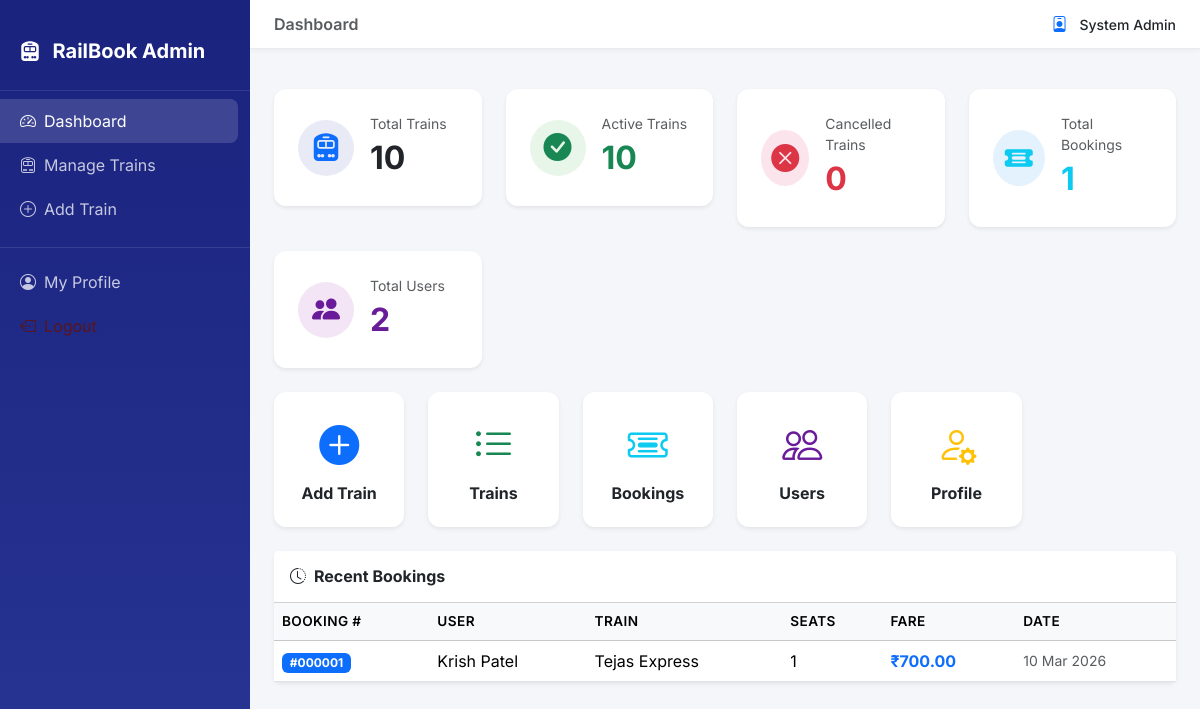
Screenshot of /admin/dashboard (signed in) with the database file from the repository.
### models/admin.py (models this page shows, shortened)
class Admin(db.Model):
    __tablename__ = 'admins'
    id            = db.Column(db.Integer, primary_key=True)
    full_name     = db.Column(db.String(100), nullable=False)
    email         = db.Column(db.String(150), unique=True, nullable=False, index=True)
    password_hash = db.Column(db.String(255), nullable=False)
    created_at    = db.Column(db.DateTime, default=datetime.utcnow)

### models/booking.py (models this page shows, shortened)
class Booking(db.Model):
    __tablename__ = 'bookings'
    id           = db.Column(db.Integer, primary_key=True)
    user_id      = db.Column(db.Integer, db.ForeignKey('users.id', ondelete='CASCADE'),
                             nullable=False, index=True)
    train_id     = db.Column(db.Integer, db.ForeignKey('trains.id', ondelete='CASCADE'),
                             nullable=False, index=True)
    seat_count   = db.Column(db.Integer, nullable=False)
    total_fare   = db.Column(db.Numeric(10, 2), nullable=False)
    booking_date = db.Column(db.DateTime, default=datetime.utcnow)

### models/user.py (models this page shows, shortened)
class User(UserMixin, db.Model):
    __tablename__ = 'users'
    id            = db.Column(db.Integer, primary_key=True)
    full_name     = db.Column(db.String(100), nullable=False)
    email         = db.Column(db.String(150), unique=True, nullable=False, index=True)
    phone         = db.Column(db.String(15), nullable=False)
    password_hash = db.Column(db.String(255), nullable=False)
    created_at    = db.Column(db.DateTime, default=datetime.utcnow)
    bookings = db.relationship('Booking', backref='user', lazy=True,
                               cascade='all, delete-orphan')

### models/train.py (models this page shows, shortened)
class Train(db.Model):
    __tablename__ = 'trains'
    id              = db.Column(db.Integer, primary_key=True)
    train_name      = db.Column(db.String(150), nullable=False)
    source          = db.Column(db.String(100), nullable=False, index=True)
    destination     = db.Column(db.String(100), nullable=False, index=True)
    departure_time  = db.Column(db.String(10), nullable=False)   # stored as "HH:MM"
    arrival_time    = db.Column(db.String(10), nullable=False)
    total_seats     = db.Column(db.Integer, nullable=False)
    available_seats = db.Column(db.Integer, nullable=False)
    fare            = db.Column(db.Numeric(10, 2), nullable=False)
    status          = db.Column(db.Enum('active', 'cancelled'), default='active', nullable=False)
    created_at      = db.Column(db.DateTime, default=datetime.utcnow)
    updated_at      = db.Column(db.DateTime, default=datetime.utcnow,
                                onupdate=datetime.utcnow)
    bookings = db.relationship('Booking', backref='train', lazy=True)

### routes/admin.py (the view)
@admin_bp.route('/dashboard')
@admin_required
def dashboard():
    total_trains     = Train.query.count()
    active_trains    = Train.query.filter_by(status='active').count()
    cancelled_trains = Train.query.filter_by(status='cancelled').count()
    total_bookings   = Booking.query.count()
    total_users      = User.query.count()
    recent_bookings  = (Booking.query
                        .order_by(Booking.booking_date.desc())
                        .limit(5).all())
    admin = get_current_admin()
    return render_template('admin/dashboard.html',
                           total_trains=total_trains,
                           active_trains=active_trains,
                           cancelled_trains=cancelled_trains,
                           total_bookings=total_bookings,
                           total_users=total_users,
                           recent_bookings=recent_bookings,
                           admin=admin)

### routes/admin.py (called while the page is built)
def admin_required(f):
    @wraps(f)
    def decorated(*args, **kwargs):
        if 'admin_id' not in session:
            flash('Please log in as admin to access this page.', 'warning')
            return redirect(url_for('admin_bp.admin_login'))
        return f(*args, **kwargs)
    return decorated

def get_current_admin():
    return Admin.query.get(session.get('admin_id'))

### templates/admin/dashboard.html (shortened to what this page needs)
{% extends 'admin/base_admin.html' %}
{% block page_title %}Dashboard{% endblock %}
{% block content %}
<div class="row g-4 mb-4">
    <div class="col-sm-6 col-xl-3">
        <div class="stat-card shadow-sm bg-white d-flex align-items-center gap-3 p-4">
            <div class="rounded-circle d-flex align-items-center justify-content-center"
                style="width:56px;height:56px;background:#e8eaf6;">
                <i class="bi bi-train-front-fill fs-3 text-primary"></i>
            </div>
            <div>
                <div class="text-muted small">Total Trains</div>
                <div class="fs-2 fw-bold">{{ total_trains }}</div>
            </div>
        </div>
    </div>
    <div class="col-sm-6 col-xl-3">
        <div class="stat-card shadow-sm bg-white d-flex align-items-center gap-3 p-4">
            <div class="rounded-circle d-flex align-items-center justify-content-center"
                style="width:56px;height:56px;background:#e8f5e9;">
                <i class="bi bi-check-circle-fill fs-3 text-success"></i>
            </div>
            <div>
                <div class="text-muted small">Active Trains</div>
                <div class="fs-2 fw-bold text-success">{{ active_trains }}</div>
            </div>
        </div>
    </div>
    <div class="col-sm-6 col-xl-3">
        <div class="stat-card shadow-sm bg-white d-flex align-items-center gap-3 p-4">
            <div class="rounded-circle d-flex align-items-center justify-content-center"
                style="width:56px;height:56px;background:#fce4ec;">
                <i class="bi bi-x-circle-fill fs-3 text-danger"></i>
            </div>
            <div>
                <div class="text-muted small">Cancelled Trains</div>
                <div class="fs-2 fw-bold text-danger">{{ cancelled_trains }}</div>
            </div>
        </div>
    </div>
    <div class="col-sm-6 col-xl-3">
        <div class="stat-card shadow-sm bg-white d-flex align-items-center gap-3 p-4">
            <div class="rounded-circle d-flex align-items-center justify-content-center"
                style="width:56px;height:56px;background:#e3f2fd;">
                <i class="bi bi-ticket-detailed-fill fs-3 text-info"></i>
            </div>
            <div>
                <div class="text-muted small">Total Bookings</div>
                <div class="fs-2 fw-bold text-info">{{ total_bookings }}</div>
            </div>
        </div>
    </div>
    <div class="col-sm-6 col-xl-3">
        <div class="stat-card shadow-sm bg-white d-flex align-items-center gap-3 p-4">
            <div class="rounded-circle d-flex align-items-center justify-content-center"
                style="width:56px;height:56px;background:#f3e5f5;">
                <i class="bi bi-people-fill fs-3 text-purple"></i>
            </div>
            <div>
                <div class="text-muted small">Total Users</div>
                <div class="fs-2 fw-bold text-purple">{{ total_users }}</div>
            </div>
        </div>
    </div>
</div>
<div class="row g-4 mb-4">
    <div class="col-md-2">
        <a href="{{ url_for('admin_bp.add_train') }}" class="text-decoration-none">
            <div class="card border-0 shadow-sm h-100 text-center p-4 quick-card-inner">
                <i class="bi bi-plus-circle-fill fs-1 text-primary mb-2"></i>
                <h6 class="fw-bold mb-0">Add Train</h6>
            </div>
        </a>
    </div>
    <div class="col-md-2">
        <a href="{{ url_for('admin_bp.view_trains') }}" class="text-decoration-none">
            <div class="card border-0 shadow-sm h-100 text-center p-4 quick-card-inner">
                <i class="bi bi-list-ul fs-1 text-success mb-2"></i>
                <h6 class="fw-bold mb-0">Trains</h6>
            </div>
        </a>
    </div>
    <div class="col-md-2">
        <a href="{{ url_for('admin_bp.view_bookings') }}" class="text-decoration-none">
            <div class="card border-0 shadow-sm h-100 text-center p-4 quick-card-inner">
                <i class="bi bi-ticket-detailed fs-1 text-info mb-2"></i>
                <h6 class="fw-bold mb-0">Bookings</h6>
            </div>
        </a>
    </div>
    <div class="col-md-2">
        <a href="{{ url_for('admin_bp.view_users') }}" class="text-decoration-none">
            <div class="card border-0 shadow-sm h-100 text-center p-4 quick-card-inner">
                <i class="bi bi-people fs-1 text-purple mb-2"></i>
                <h6 class="fw-bold mb-0">Users</h6>
            </div>
        </a>
    </div>
    <div class="col-md-2">
        <a href="{{ url_for('admin_bp.admin_profile') }}" class="text-decoration-none">
            <div class="card border-0 shadow-sm h-100 text-center p-4 quick-card-inner">
                <i class="bi bi-person-gear fs-1 text-warning mb-2"></i>
                <h6 class="fw-bold mb-0">Profile</h6>
            </div>
        </a>
    </div>
</div>
<div class="card border-0 shadow-sm">
    <div class="card-header bg-white py-3 d-flex justify-content-between">
        <h6 class="mb-0 fw-bold"><i class="bi bi-clock-history me-2"></i>Recent Bookings</h6>
    </div>
    <div class="card-body p-0">
        {% if recent_bookings %}
        <div class="table-responsive">
            <table class="table table-hover align-middle mb-0">
                <thead class="table-light">
                    <tr>
                        <th>Booking #</th>
                        <th>User</th>
                        <th>Train</th>
                        <th>Seats</th>
                        <th>Fare</th>
                        <th>Date</th>
                    </tr>
                </thead>
                <tbody>
                    {% for b in recent_bookings %}
                    <tr>
                        <td><span class="badge bg-primary">#{{ "%06d"|format(b.id) }}</span></td>
                        <td>{{ b.user.full_name }}</td>
                        <td>{{ b.train.train_name }}</td>
                        <td>{{ b.seat_count }}</td>
                        <td class="fw-bold text-primary">₹{{ "%.2f"|format(b.total_fare) }}</td>
                        <td class="text-muted small">{{ b.booking_date.strftime('%d %b %Y') }}</td>
                    </tr>
                    {% endfor %}
                </tbody>
            </table>
        </div>
        {% else %}
        <p class="text-muted text-center py-4">No bookings yet.</p>
        {% endif %}
    </div>
</div>
{% endblock %}

### templates/admin/base_admin.html (shortened to what this page needs)
<!DOCTYPE html>
<html lang="en">
<head>
    <link rel="stylesheet" href="https://cdn.jsdelivr.net/npm/bootstrap@5.3.2/dist/css/bootstrap.min.css" />
    <link rel="stylesheet" href="https://cdn.jsdelivr.net/npm/bootstrap-icons@1.11.3/font/bootstrap-icons.css" />
    <link rel="stylesheet" href="{{ url_for('static', filename='css/style.css') }}" />
</head>
<body>
    <nav class="admin-sidebar">
        <div class="brand">
            <i class="bi bi-train-front-fill me-2 fs-5"></i>
            <span class="fw-bold fs-5">RailBook Admin</span>
        </div>
        <ul class="nav flex-column mt-2">
            <li class="nav-item">
                <a class="nav-link {% if request.endpoint == 'admin_bp.dashboard' %}active{% endif %}"
                    href="{{ url_for('admin_bp.dashboard') }}">
                    <i class="bi bi-speedometer2 me-2"></i>Dashboard
                </a>
            </li>
            <li class="nav-item">
                <a class="nav-link {% if request.endpoint in ['admin_bp.view_trains', 'admin_bp.add_train', 'admin_bp.edit_train'] %}active{% endif %}"
                    href="{{ url_for('admin_bp.view_trains') }}">
                    <i class="bi bi-train-front me-2"></i>Manage Trains
                </a>
            </li>
            <li class="nav-item">
                <a class="nav-link {% if request.endpoint == 'admin_bp.add_train' %}active{% endif %}"
                    href="{{ url_for('admin_bp.add_train') }}">
                    <i class="bi bi-plus-circle me-2"></i>Add Train
                </a>
            </li>
            <li class="nav-item mt-3" style="border-top: 1px solid rgba(255,255,255,0.1); padding-top: 12px;">
                <a class="nav-link {% if request.endpoint == 'admin_bp.admin_profile' %}active{% endif %}"
                    href="{{ url_for('admin_bp.admin_profile') }}">
                    <i class="bi bi-person-circle me-2"></i>My Profile
                </a>
            </li>
            <li class="nav-item">
                <a class="nav-link text-danger-emphasis" href="{{ url_for('admin_bp.admin_logout') }}">
                    <i class="bi bi-box-arrow-left me-2"></i>Logout
                </a>
            </li>
        </ul>
    </nav>
    <div class="admin-main">
        <div class="admin-topbar d-flex justify-content-between align-items-center">
            <span class="fw-semibold text-muted">
                {% block page_title %}Admin Panel{% endblock %}
            </span>
            <div class="d-flex align-items-center gap-2">
                <i class="bi bi-person-badge text-primary me-1"></i>
                <span class="small fw-medium">{{ session.get('admin_name', 'Admin') }}</span>
            </div>
        </div>
        <div class="px-4 pt-3">
        </div>
        <div class="admin-content">
            {% block content %}{% endblock %}
        </div>
    </div>
</body>
</html>

### static/css/style.css (style rules this page uses)
:root { --primary: #1a237e; --primary-light: #3949ab; --accent: #ff6f00; --accent-hover: #e65100; --success: #2e7d32; --surface: #ffffff; --bg: #f4f6f9; --text: #212529; --muted: #6c757d; --border: #dee2e6; --shadow: 0 2px 16px rgba(0, 0, 0, 0.08); --radius: 12px; --radius-sm: 8px; --font: 'Inter', sans-serif; }
*, *::before, *::after { box-sizing: border-box; }
body { font-family: var(--font); background: var(--bg); color: var(--text); min-height: 100vh; display: flex; flex-direction: column; }
h1, h2, h3, h4, h5, h6 { font-weight: 600; }
.text-purple { color: #6a1b9a !important; }
.quick-card-inner { transition: transform 0.2s, box-shadow 0.2s; border-radius: var(--radius) !important; }
.table th { font-weight: 600; font-size: 0.85rem; text-transform: uppercase; letter-spacing: 0.03em; }
.table tbody tr { transition: background 0.15s; }

### templates/admin/base_admin.html (style rules this page uses)
body { font-family: 'Inter', sans-serif; background: #f4f6f9; }
.admin-sidebar { min-height: 100vh; width: 250px; background: linear-gradient(180deg, #1a237e 0%, #283593 100%); position: fixed; top: 0; left: 0; z-index: 1000; padding-top: 20px; transition: transform 0.3s; }
.admin-sidebar .brand { color: #fff; padding: 16px 20px 24px; border-bottom: 1px solid rgba(255, 255, 255, 0.1); }
.admin-sidebar .nav-link { color: rgba(255, 255, 255, 0.75); padding: 10px 20px; border-radius: 0 8px 8px 0; margin-right: 12px; transition: all 0.2s; }
.admin-sidebar .nav-link:hover, .admin-sidebar .nav-link.active { color: #fff; background: rgba(255, 255, 255, 0.15); }
.admin-sidebar .nav-link i { width: 22px; }
.admin-main { margin-left: 250px; min-height: 100vh; }
.admin-topbar { background: #fff; border-bottom: 1px solid #e9ecef; padding: 12px 24px; box-shadow: 0 2px 4px rgba(0, 0, 0, 0.04); }
.admin-content { padding: 24px; }
.stat-card { border-radius: 12px; border: none; padding: 20px; }

### rows the page displays
Admin: get "System Admin"
Booking: id "000001", user.full_name "Krish Patel", train.train_name "Tejas Express", seat_count "1", total_fare "700.00", booking_date "10 Mar 2026"

### other values shown
{{ total_trains }} "10"
{{ active_trains }} "10"
{{ cancelled_trains }} "0"
{{ total_bookings }} "1"
{{ total_users }} "2"
